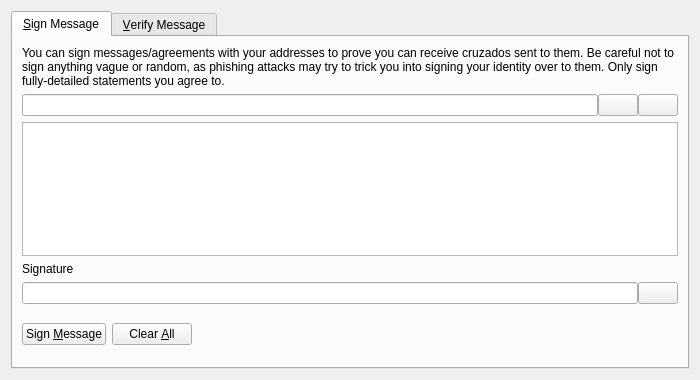
<?xml version="1.0" encoding="UTF-8"?>
<ui version="4.0">
 <class>SignVerifyMessageDialog</class>
 <widget class="QDialog" name="SignVerifyMessageDialog">
  <property name="geometry">
   <rect>
    <x>0</x>
    <y>0</y>
    <width>700</width>
    <height>380</height>
   </rect>
  </property>
  <property name="windowTitle">
   <string>Signatures - Sign / Verify a Message</string>
  </property>
  <property name="modal">
   <bool>true</bool>
  </property>
  <layout class="QVBoxLayout" name="verticalLayout">
   <item>
    <widget class="QTabWidget" name="tabWidget">
     <property name="currentIndex">
      <number>0</number>
     </property>
     <widget class="QWidget" name="tabSignMessage">
      <attribute name="title">
       <string>&amp;Sign Message</string>
      </attribute>
      <layout class="QVBoxLayout" name="verticalLayout_SM">
       <item>
        <widget class="QLabel" name="infoLabel_SM">
         <property name="text">
          <string>You can sign messages/agreements with your addresses to prove you can receive cruzados sent to them. Be careful not to sign anything vague or random, as phishing attacks may try to trick you into signing your identity over to them. Only sign fully-detailed statements you agree to.</string>
         </property>
         <property name="textFormat">
          <enum>Qt::PlainText</enum>
         </property>
         <property name="wordWrap">
          <bool>true</bool>
         </property>
        </widget>
       </item>
       <item>
        <layout class="QHBoxLayout" name="horizontalLayout_1_SM">
         <property name="spacing">
          <number>0</number>
         </property>
         <item>
          <widget class="QValidatedLineEdit" name="addressIn_SM">
           <property name="toolTip">
            <string>The cruZado address to sign the message with</string>
           </property>
          </widget>
         </item>
         <item>
          <widget class="QPushButton" name="addressBookButton_SM">
           <property name="toolTip">
            <string>Choose previously used address</string>
           </property>
           <property name="text">
            <string/>
           </property>
           <property name="icon">
            <iconset resource="../bitcoin.qrc">
             <normaloff>:/images/addressbook1</normaloff>:/images/addressbook1</iconset>
           </property>
           <property name="shortcut">
            <string>Alt+A</string>
           </property>
           <property name="autoDefault">
            <bool>false</bool>
           </property>
          </widget>
         </item>
         <item>
          <widget class="QPushButton" name="pasteButton_SM">
           <property name="toolTip">
            <string>Paste address from clipboard</string>
           </property>
           <property name="text">
            <string/>
           </property>
           <property name="icon">
            <iconset resource="../bitcoin.qrc">
             <normaloff>:/images/paste</normaloff>:/images/paste</iconset>
           </property>
           <property name="shortcut">
            <string>Alt+P</string>
           </property>
           <property name="autoDefault">
            <bool>false</bool>
           </property>
          </widget>
         </item>
        </layout>
       </item>
       <item>
        <widget class="QPlainTextEdit" name="messageIn_SM">
         <property name="toolTip">
          <string>Enter the message you want to sign here</string>
         </property>
        </widget>
       </item>
       <item>
        <widget class="QLabel" name="signatureLabel_SM">
         <property name="text">
          <string>Signature</string>
         </property>
         <property name="textFormat">
          <enum>Qt::PlainText</enum>
         </property>
        </widget>
       </item>
       <item>
        <layout class="QHBoxLayout" name="horizontalLayout_2_SM">
         <property name="spacing">
          <number>0</number>
         </property>
         <item>
          <widget class="QLineEdit" name="signatureOut_SM">
           <property name="font">
            <font>
             <italic>true</italic>
            </font>
           </property>
           <property name="readOnly">
            <bool>true</bool>
           </property>
          </widget>
         </item>
         <item>
          <widget class="QPushButton" name="copySignatureButton_SM">
           <property name="toolTip">
            <string>Copy the current signature to the system clipboard</string>
           </property>
           <property name="text">
            <string/>
           </property>
           <property name="icon">
            <iconset resource="../bitcoin.qrc">
             <normaloff>:/images/copy</normaloff>:/images/copy</iconset>
           </property>
           <property name="autoDefault">
            <bool>false</bool>
           </property>
          </widget>
         </item>
        </layout>
       </item>
       <item>
        <layout class="QHBoxLayout" name="horizontalLayout_3_SM">
         <item>
          <widget class="QPushButton" name="signMessageButton_SM">
           <property name="toolTip">
            <string>Sign the message to prove you own this cruZado address</string>
           </property>
           <property name="text">
            <string>Sign &amp;Message</string>
           </property>
           <property name="icon">
            <iconset resource="../bitcoin.qrc">
             <normaloff>:/images/encrypt</normaloff>:/images/encrypt</iconset>
           </property>
           <property name="autoDefault">
            <bool>false</bool>
           </property>
          </widget>
         </item>
         <item>
          <widget class="QPushButton" name="clearButton_SM">
           <property name="toolTip">
            <string>Reset all sign message fields</string>
           </property>
           <property name="text">
            <string>Clear &amp;All</string>
           </property>
           <property name="icon">
            <iconset resource="../bitcoin.qrc">
             <normaloff>:/images/clear</normaloff>:/images/clear</iconset>
           </property>
           <property name="autoDefault">
            <bool>false</bool>
           </property>
          </widget>
         </item>
         <item>
          <spacer name="horizontalSpacer_1_SM">
           <property name="orientation">
            <enum>Qt::Horizontal</enum>
           </property>
           <property name="sizeHint" stdset="0">
            <size>
             <width>40</width>
             <height>48</height>
            </size>
           </property>
          </spacer>
         </item>
         <item>
          <widget class="QLabel" name="statusLabel_SM">
           <property name="font">
            <font>
             <weight>75</weight>
             <bold>true</bold>
            </font>
           </property>
           <property name="text">
            <string/>
           </property>
           <property name="wordWrap">
            <bool>true</bool>
           </property>
          </widget>
         </item>
         <item>
          <spacer name="horizontalSpacer_2_SM">
           <property name="orientation">
            <enum>Qt::Horizontal</enum>
           </property>
           <property name="sizeHint" stdset="0">
            <size>
             <width>40</width>
             <height>48</height>
            </size>
           </property>
          </spacer>
         </item>
        </layout>
       </item>
      </layout>
     </widget>
     <widget class="QWidget" name="tabVerifyMessage">
      <attribute name="title">
       <string>&amp;Verify Message</string>
      </attribute>
      <layout class="QVBoxLayout" name="verticalLayout_VM">
       <item>
        <widget class="QLabel" name="infoLabel_VM">
         <property name="text">
          <string>Enter the receiver's address, message (ensure you copy line breaks, spaces, tabs, etc. exactly) and signature below to verify the message. Be careful not to read more into the signature than what is in the signed message itself, to avoid being tricked by a man-in-the-middle attack. Note that this only proves the signing party receives with the address, it cannot prove sendership of any transaction!</string>
         </property>
         <property name="textFormat">
          <enum>Qt::PlainText</enum>
         </property>
         <property name="alignment">
          <set>Qt::AlignLeading|Qt::AlignLeft|Qt::AlignTop</set>
         </property>
         <property name="wordWrap">
          <bool>true</bool>
         </property>
        </widget>
       </item>
       <item>
        <layout class="QHBoxLayout" name="horizontalLayout_1_VM">
         <property name="spacing">
          <number>0</number>
         </property>
         <item>
          <widget class="QValidatedLineEdit" name="addressIn_VM">
           <property name="toolTip">
            <string>The cruZado address the message was signed with</string>
           </property>
          </widget>
         </item>
         <item>
          <widget class="QPushButton" name="addressBookButton_VM">
           <property name="toolTip">
            <string>Choose previously used address</string>
           </property>
           <property name="text">
            <string/>
           </property>
           <property name="icon">
            <iconset resource="../bitcoin.qrc">
             <normaloff>:/images/addressbook1</normaloff>:/images/addressbook1</iconset>
           </property>
           <property name="shortcut">
            <string>Alt+A</string>
           </property>
           <property name="autoDefault">
            <bool>false</bool>
           </property>
          </widget>
         </item>
        </layout>
       </item>
       <item>
        <widget class="QPlainTextEdit" name="messageIn_VM"/>
       </item>
       <item>
        <widget class="QValidatedLineEdit" name="signatureIn_VM"/>
       </item>
       <item>
        <layout class="QHBoxLayout" name="horizontalLayout_2_VM">
         <item>
          <widget class="QPushButton" name="verifyMessageButton_VM">
           <property name="toolTip">
            <string>Verify the message to ensure it was signed with the specified cruZado address</string>
           </property>
           <property name="text">
            <string>Verify &amp;Message</string>
           </property>
           <property name="icon">
            <iconset resource="../bitcoin.qrc">
             <normaloff>:/images/verify</normaloff>:/images/verify</iconset>
           </property>
           <property name="autoDefault">
            <bool>false</bool>
           </property>
          </widget>
         </item>
         <item>
          <widget class="QPushButton" name="clearButton_VM">
           <property name="toolTip">
            <string>Reset all verify message fields</string>
           </property>
           <property name="text">
            <string>Clear &amp;All</string>
           </property>
           <property name="icon">
            <iconset resource="../bitcoin.qrc">
             <normaloff>:/images/clear</normaloff>:/images/clear</iconset>
           </property>
           <property name="autoDefault">
            <bool>false</bool>
           </property>
          </widget>
         </item>
         <item>
          <spacer name="horizontalSpacer_1_VM">
           <property name="orientation">
            <enum>Qt::Horizontal</enum>
           </property>
           <property name="sizeHint" stdset="0">
            <size>
             <width>40</width>
             <height>48</height>
            </size>
           </property>
          </spacer>
         </item>
         <item>
          <widget class="QLabel" name="statusLabel_VM">
           <property name="font">
            <font>
             <weight>75</weight>
             <bold>true</bold>
            </font>
           </property>
           <property name="text">
            <string/>
           </property>
           <property name="wordWrap">
            <bool>true</bool>
           </property>
          </widget>
         </item>
         <item>
          <spacer name="horizontalSpacer_2_VM">
           <property name="orientation">
            <enum>Qt::Horizontal</enum>
           </property>
           <property name="sizeHint" stdset="0">
            <size>
             <width>40</width>
             <height>48</height>
            </size>
           </property>
          </spacer>
         </item>
        </layout>
       </item>
      </layout>
     </widget>
    </widget>
   </item>
  </layout>
 </widget>
 <customwidgets>
  <customwidget>
   <class>QValidatedLineEdit</class>
   <extends>QLineEdit</extends>
   <header>qvalidatedlineedit.h</header>
  </customwidget>
 </customwidgets>
 <resources>
  <include location="../bitcoin.qrc"/>
 </resources>
 <connections/>
</ui>
